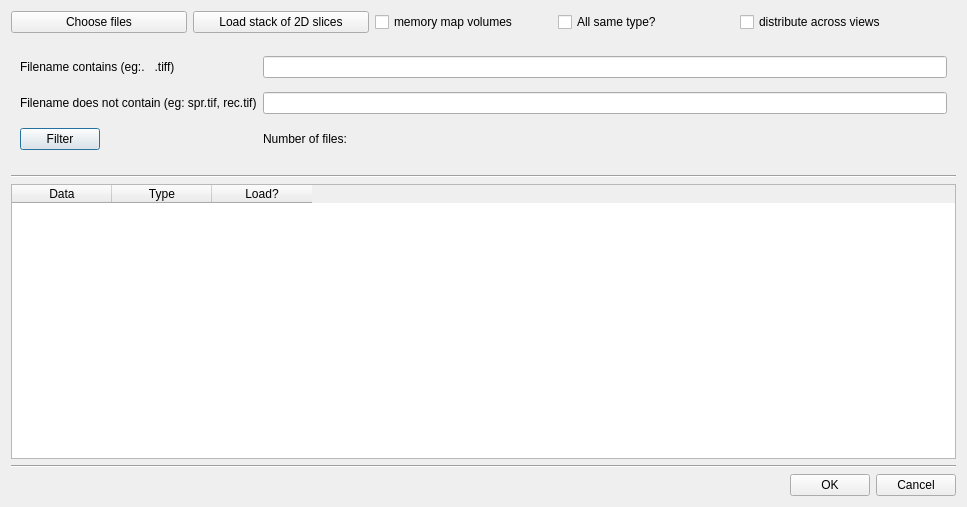
<?xml version="1.0" encoding="UTF-8"?>
<ui version="4.0">
 <class>Dialog</class>
 <widget class="QDialog" name="Dialog">
  <property name="geometry">
   <rect>
    <x>0</x>
    <y>0</y>
    <width>967</width>
    <height>507</height>
   </rect>
  </property>
  <property name="sizePolicy">
   <sizepolicy hsizetype="Fixed" vsizetype="Fixed">
    <horstretch>0</horstretch>
    <verstretch>0</verstretch>
   </sizepolicy>
  </property>
  <property name="minimumSize">
   <size>
    <width>500</width>
    <height>130</height>
   </size>
  </property>
  <property name="windowTitle">
   <string>Dialog</string>
  </property>
  <layout class="QGridLayout" name="gridLayout_2">
   <item row="1" column="0">
    <layout class="QVBoxLayout" name="verticalLayoutVirtualStack">
     <item>
      <widget class="QWidget" name="virtualStackWidget" native="true">
       <property name="minimumSize">
        <size>
         <width>0</width>
         <height>130</height>
        </size>
       </property>
       <layout class="QGridLayout" name="gridLayout">
        <item row="0" column="0">
         <widget class="QLabel" name="label">
          <property name="sizePolicy">
           <sizepolicy hsizetype="Fixed" vsizetype="Preferred">
            <horstretch>0</horstretch>
            <verstretch>0</verstretch>
           </sizepolicy>
          </property>
          <property name="text">
           <string>Filename contains (eg:.   .tiff)</string>
          </property>
         </widget>
        </item>
        <item row="0" column="1">
         <widget class="QLineEdit" name="lineEditFileNameContains"/>
        </item>
        <item row="1" column="0">
         <widget class="QLabel" name="label_2">
          <property name="sizePolicy">
           <sizepolicy hsizetype="Fixed" vsizetype="Preferred">
            <horstretch>0</horstretch>
            <verstretch>0</verstretch>
           </sizepolicy>
          </property>
          <property name="text">
           <string>Filename does not contain (eg: spr.tif, rec.tif)</string>
          </property>
         </widget>
        </item>
        <item row="1" column="1">
         <widget class="QLineEdit" name="lineEditFileNameDoesNotContain"/>
        </item>
        <item row="2" column="0">
         <widget class="QPushButton" name="pushButtonFilter">
          <property name="sizePolicy">
           <sizepolicy hsizetype="Fixed" vsizetype="Fixed">
            <horstretch>0</horstretch>
            <verstretch>0</verstretch>
           </sizepolicy>
          </property>
          <property name="text">
           <string>Filter</string>
          </property>
         </widget>
        </item>
        <item row="2" column="1">
         <layout class="QHBoxLayout" name="horizontalLayout_3">
          <item>
           <widget class="QLabel" name="label_4">
            <property name="sizePolicy">
             <sizepolicy hsizetype="Fixed" vsizetype="Preferred">
              <horstretch>0</horstretch>
              <verstretch>0</verstretch>
             </sizepolicy>
            </property>
            <property name="text">
             <string>Number of files:</string>
            </property>
           </widget>
          </item>
          <item>
           <widget class="QLabel" name="labelNumberOfFiles">
            <property name="text">
             <string/>
            </property>
           </widget>
          </item>
         </layout>
        </item>
       </layout>
      </widget>
     </item>
    </layout>
   </item>
   <item row="2" column="0">
    <widget class="Line" name="line_2">
     <property name="orientation">
      <enum>Qt::Horizontal</enum>
     </property>
    </widget>
   </item>
   <item row="3" column="0">
    <widget class="QTableWidget" name="table">
     <property name="sizePolicy">
      <sizepolicy hsizetype="MinimumExpanding" vsizetype="MinimumExpanding">
       <horstretch>0</horstretch>
       <verstretch>0</verstretch>
      </sizepolicy>
     </property>
     <property name="lineWidth">
      <number>2</number>
     </property>
     <property name="midLineWidth">
      <number>1</number>
     </property>
     <property name="columnCount">
      <number>3</number>
     </property>
     <column>
      <property name="text">
       <string>Data</string>
      </property>
     </column>
     <column>
      <property name="text">
       <string>Type</string>
      </property>
     </column>
     <column>
      <property name="text">
       <string>Load?</string>
      </property>
     </column>
    </widget>
   </item>
   <item row="4" column="0">
    <widget class="Line" name="line">
     <property name="orientation">
      <enum>Qt::Horizontal</enum>
     </property>
    </widget>
   </item>
   <item row="5" column="0">
    <layout class="QHBoxLayout" name="horizontalLayout_2">
     <item>
      <spacer name="horizontalSpacer_2">
       <property name="orientation">
        <enum>Qt::Horizontal</enum>
       </property>
       <property name="sizeHint" stdset="0">
        <size>
         <width>40</width>
         <height>20</height>
        </size>
       </property>
      </spacer>
     </item>
     <item>
      <widget class="QPushButton" name="pushButtonOK">
       <property name="text">
        <string>OK</string>
       </property>
      </widget>
     </item>
     <item>
      <widget class="QPushButton" name="pushButtonCancel">
       <property name="text">
        <string>Cancel</string>
       </property>
      </widget>
     </item>
    </layout>
   </item>
   <item row="0" column="0">
    <layout class="QHBoxLayout" name="horizontalLayout">
     <item>
      <widget class="QPushButton" name="pushButtonChooseFile">
       <property name="sizePolicy">
        <sizepolicy hsizetype="Preferred" vsizetype="Preferred">
         <horstretch>0</horstretch>
         <verstretch>0</verstretch>
        </sizepolicy>
       </property>
       <property name="text">
        <string>Choose files</string>
       </property>
      </widget>
     </item>
     <item>
      <widget class="QPushButton" name="pushButtonChoseDir">
       <property name="sizePolicy">
        <sizepolicy hsizetype="Preferred" vsizetype="Preferred">
         <horstretch>0</horstretch>
         <verstretch>0</verstretch>
        </sizepolicy>
       </property>
       <property name="text">
        <string>Load stack of 2D slices</string>
       </property>
      </widget>
     </item>
     <item>
      <widget class="QCheckBox" name="checkBoxMemoryMap">
       <property name="sizePolicy">
        <sizepolicy hsizetype="Preferred" vsizetype="Preferred">
         <horstretch>0</horstretch>
         <verstretch>0</verstretch>
        </sizepolicy>
       </property>
       <property name="text">
        <string>memory map volumes</string>
       </property>
       <property name="checked">
        <bool>false</bool>
       </property>
      </widget>
     </item>
     <item>
      <widget class="QCheckBox" name="checkBoxAllSameType">
       <property name="sizePolicy">
        <sizepolicy hsizetype="Preferred" vsizetype="Preferred">
         <horstretch>0</horstretch>
         <verstretch>0</verstretch>
        </sizepolicy>
       </property>
       <property name="text">
        <string>All same type?</string>
       </property>
      </widget>
     </item>
     <item>
      <widget class="QCheckBox" name="checkBoxDistrbute">
       <property name="sizePolicy">
        <sizepolicy hsizetype="Preferred" vsizetype="Preferred">
         <horstretch>0</horstretch>
         <verstretch>0</verstretch>
        </sizepolicy>
       </property>
       <property name="text">
        <string>distribute across views</string>
       </property>
      </widget>
     </item>
     <item>
      <spacer name="horizontalSpacer">
       <property name="orientation">
        <enum>Qt::Horizontal</enum>
       </property>
       <property name="sizeType">
        <enum>QSizePolicy::Preferred</enum>
       </property>
       <property name="sizeHint" stdset="0">
        <size>
         <width>40</width>
         <height>20</height>
        </size>
       </property>
      </spacer>
     </item>
    </layout>
   </item>
  </layout>
 </widget>
 <resources/>
 <connections/>
</ui>
